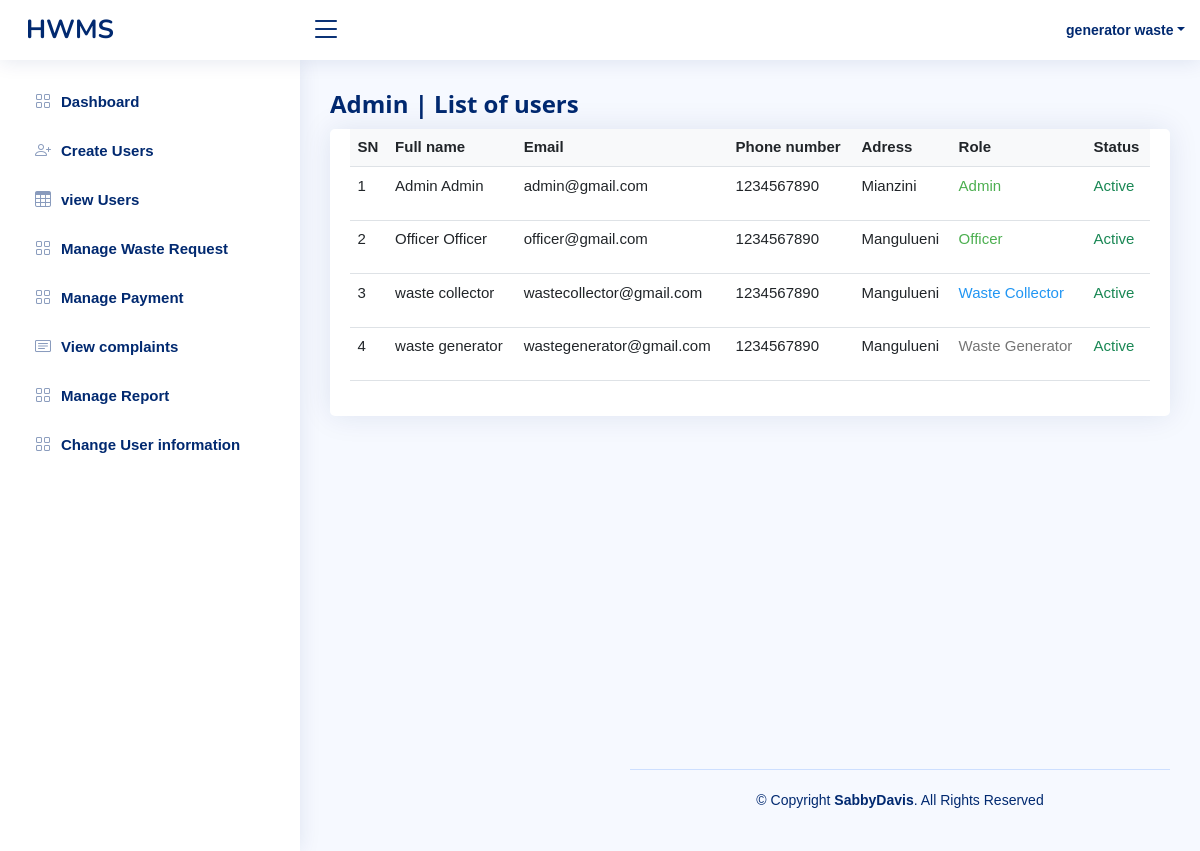
Screenshot of /admin/users.php (signed in) with the database file from the repository.
### tables this page shows
CREATE TABLE IF NOT EXISTS `users` (
  `user_id` int NOT NULL AUTO_INCREMENT,
  `fname` varchar(100) NOT NULL,
  `lname` varchar(100) NOT NULL,
  `email` varchar(100) NOT NULL,
  `password` varchar(255) NOT NULL DEFAULT '$2y$10$9nynCknZcZ/IgqjGDsIog.LIux8bWUsGW6ZMW5t.SkREPcNv5zlXi',
  `address_id` int NOT NULL,
  `contact` varchar(50) NOT NULL,
  `status` int NOT NULL DEFAULT '4',
  `role_id` int NOT NULL DEFAULT '1',
  PRIMARY KEY (`user_id`),
  KEY `role_id` (`role_id`),
  KEY `address_id` (`address_id`),
  KEY `status` (`status`)
);

CREATE TABLE IF NOT EXISTS `street` (
  `id` int NOT NULL AUTO_INCREMENT,
  `name` varchar(100) NOT NULL,
  `ward_id` int NOT NULL,
  PRIMARY KEY (`id`),
  KEY `ward_id` (`ward_id`)
);

### admin/users.php (the view, shortened to what this page needs)
<?php
require_once('../app/connection.php');
$user_id = $_SESSION['id'];
if (empty($user_id)) {
	header('location:../index.php');
} else {
	$query = "select * from users where user_id =$user_id ";
	$send = mysqli_query($con, $query);
	$rows = mysqli_fetch_assoc($send);
}
?>
<!DOCTYPE html>
<html lang="en">
<head>
	<link href="../assets/vendor/bootstrap/css/bootstrap.min.css" rel="stylesheet">
	<link href="../assets/vendor/bootstrap-icons/bootstrap-icons.css" rel="stylesheet">
	<link href="../assets/vendor/boxicons/css/boxicons.min.css" rel="stylesheet">
	<link href="../assets/vendor/quill/quill.snow.css" rel="stylesheet">
	<link href="../assets/vendor/quill/quill.bubble.css" rel="stylesheet">
	<link href="../assets/vendor/remixicon/remixicon.css" rel="stylesheet">
	<link href="../assets/vendor/simple-datatables/style.css" rel="stylesheet">
	<link href="../assets/css/style.css" rel="stylesheet">
	<link rel="stylesheet" href="../assets/css/w3.css">
</head>
<body>
	<header id="header" class="header fixed-top d-flex align-items-center">
		<div class="d-flex align-items-center justify-content-between">
			<a href="index.html" class="logo d-flex align-items-center">
				<span class="d-none d-lg-block">HWMS</span>
			</a>
			<i class="bi bi-list toggle-sidebar-btn"></i>
		</div>
		<nav class="header-nav ms-auto">
			<ul class="d-flex align-items-center">
				<li class="nav-item dropdown pe-3">
					<a class="nav-link nav-profile d-flex align-items-center pe-0" href="#" data-bs-toggle="dropdown">
						<span class="d-none d-md-block dropdown-toggle ps-2"> <?php echo $rows['lname'] . " " . $rows['fname']; ?></span>
					</a>
				</li>
			</ul>
		</nav>
	</header>
	<aside id="sidebar" class="sidebar">
	<ul class="sidebar-nav" id="sidebar-nav">
<li class="nav-item">
  <a class="nav-link collapsed" href="adminDashboard.php">
	<i class="bi bi-grid"></i>
	<span>Dashboard</span>
  </a>
</li>
<li class="nav-item">
  <a class="nav-link collapsed" href="add_user.php">
	<i class="bi bi-person-plus"></i>
	<span>Create Users</span>
  </a>
</li>
<li class="nav-item">
  <a class="nav-link collapsed" href="users.php">
	<i class="bi bi-table"></i>
	<span>view Users</span>
  </a>
</li>
<li class="nav-item">
  <a class="nav-link collapsed" href="waste_request.php">
	<i class="bi bi-grid"></i>
	<span>Manage Waste Request</span>
  </a>
</li>
<li class="nav-item">
  <a class="nav-link collapsed" href="waste_request.php">
	<i class="bi bi-grid"></i>
	<span>Manage Payment</span>
  </a>
</li>
<li class="nav-item">
  <a class="nav-link collapsed" href="complaints.php">
	<i class="bi bi-card-text"></i>
	<span>View complaints</span>
  </a>
</li>
<li class="nav-item">
  <a class="nav-link collapsed" href="status.php">
	<i class="bi bi-grid"></i>
	<span>Manage Report</span>
  </a>
</li>
<li class="nav-item">
  <a class="nav-link collapsed" href="status_change.php">
	<i class="bi bi-grid"></i>
	<span>Change User information</span>
  </a>
</li>
</ul>
	</aside>
	<main id="main" class="main">
		<div class="pagetitle">
			<h1>Admin | List of users </h1>
		</div>
		<section class="section" style="height:80vh;">
			<div class="col-md-12">
				<div class="panel panel-primary filterable ">
					<section class="section">
						<div class="row">
							<div class="col-lg-12">
								<div class="card">
									<div class="card-body">
										<table class="table datatable table-responsive">
											<?php
											$select = "SELECT * FROM users ";
											$result = mysqli_query($con, $select);
											if (mysqli_num_rows($result) > 0) {
											?>
												<thead>
													<tr class="bg-light text-dark">
														<th class="">SN</th>
														<th class=" col" colspan="2">Full name</th>
														<th class="col">Email</th>
														<th class="col">Phone number</th>
														<th class="col">Adress</th>
														<th class="col"> Role</th>
														<th class="col"> Status</th>
													</tr>
												</thead>
												<tbody>
													<?php
													$sn = 1;
													while ($user = mysqli_fetch_assoc($result)) {
														$fname = $user['fname'];
														$lname = $user['lname'];
														$email = $user['email'];
														$contact = $user['contact'];
														$address_id = $user['address_id'];
														 $select_street = "select * from street where id = $address_id";
														 $result_street= mysqli_query($con, $select_street );
														 if($row = mysqli_num_rows($result_street)){
															 while($stname=mysqli_fetch_assoc($result_street)){
																 $street_name= $stname['name'];
														     }
														 }
													?>
														<tr id="<?php echo $user['user_id']; ?>" class="id" style="text-align: ;">
															<td class="col"><?php echo $sn++; ?></td>
															<td class="col" colspan="2"><?php echo $fname . " " . $lname ?> </td>
															<td class="col"><?php echo $email ?></td>
															<td class="col"><?php echo $contact ?></td>
															<td class="col"><?php echo $street_name; ?></td>
															<td class="col">
																<?php
																if ($user['role_id'] == 1) {
																?>
																	<span class="w3-text-gray">Waste Generator</span>
																<?php
																} elseif ($user['role_id'] == 2) {
																?>
																	<span class="w3-text-blue">Waste Collector</span>
																<?php
																} elseif ($user['role_id'] == 3) {
																?>
																	<span class="w3-text-green">Officer</span>
																<?php
																} elseif ($user['role_id'] == 4) {
																?>
																	<span class="w3-text-green">Admin</span>
																<?php
																}
																?>
															</td>
															<td class="col">
																<?php
																if ($user['status'] == 4) { ?>
																	<p class='w3-text text-success'>Active</p>
																<?php } elseif($user['status'] == 5) { ?>
																	<p class='w3-text w3-text-red'>In Active</p>
																<?php }
																?>
															</td>
														</tr>
												<?php
													}
												} else {
													echo "No Records";
												}
												?>
												</tbody>
										</table>
									</div>
								</div>
							</div>
						</div>
					</section>
				</div>
			</div>
		</section>
		<footer id="footer" class="footer">
			<div class="copyright">
				&copy; Copyright <strong><span>SabbyDavis</span></strong>. All Rights Reserved
			</div>
		</footer>
</body>
</html>

### assets/css/style.css (style rules this page uses)
:root { scroll-behavior: smooth; }
body { font-family: "Open Sans", sans-serif; background: #f6f9ff; color: #444444; }
a { color: #4154f1; text-decoration: none; }
h1, h2, h3, h4, h5, h6 { font-family: "Nunito", sans-serif; }
#main { margin-top: 60px; padding: 20px 30px; transition: all 0.3s; }
.pagetitle { margin-bottom: 10px; }
.pagetitle h1 { font-size: 24px; margin-bottom: 0; font-weight: 600; color: #012970; }
.card { margin-bottom: 30px; border: none; border-radius: 5px; box-shadow: 0px 0 30px rgba(1, 41, 112, 0.1); }
.card-body { padding: 0 20px 20px 20px; }
.logo { line-height: 1; }
@media (min-width: 1200px) { .logo { width: 280px; } }
.logo span { font-size: 26px; font-weight: 700; color: #012970; font-family: "Nunito", sans-serif; }
.header { transition: all 0.5s; z-index: 997; height: 60px; box-shadow: 0px 2px 20px rgba(1, 41, 112, 0.1); background-color: #fff; padding-left: 20px; }
.header .toggle-sidebar-btn { font-size: 32px; padding-left: 10px; cursor: pointer; color: #012970; }
.header-nav ul { list-style: none; }
.header-nav>ul { margin: 0; padding: 0; }
.header-nav .nav-profile { color: #012970; }
.header-nav .nav-profile span { font-size: 14px; font-weight: 600; }
.sidebar { position: fixed; top: 60px; left: 0; bottom: 0; width: 300px; z-index: 996; transition: all 0.3s; padding: 20px; overflow-y: auto; scrollbar-width: thin; scrollbar-color: #aab7cf transparent; box-shadow: 0px 0px 20px rgba(1, 41, 112, 0.1); background-color: #fff; }
@media (min-width: 1200px) { #main, #footer { margin-left: 300px; } }
.sidebar-nav { padding: 0; margin: 0; list-style: none; }
.sidebar-nav li { padding: 0; margin: 0; list-style: none; }
.sidebar-nav .nav-item { margin-bottom: 5px; }
.sidebar-nav .nav-link { display: flex; align-items: center; font-size: 15px; font-weight: 600; color: #4154f1; transition: 0.3; background: #f6f9ff; padding: 10px 15px; border-radius: 4px; }
.sidebar-nav .nav-link i { font-size: 16px; margin-right: 10px; color: #4154f1; }
.sidebar-nav .nav-link.collapsed { color: #012970; background: #fff; }
.sidebar-nav .nav-link.collapsed i { color: #899bbd; }
.footer { padding: 20px 0; font-size: 14px; transition: all 0.3s; border-top: 1px solid #cddfff; }
.footer .copyright { text-align: center; color: #012970; }

### assets/css/w3.css (style rules this page uses)
*,*:before,*:after { box-sizing:inherit }
html { -ms-text-size-adjust:100%;-webkit-text-size-adjust:100% }
body { margin:0 }
article,aside,details,figcaption,figure,footer,header,main,menu,nav,section { display:block }
a { background-color:transparent }
b,strong { font-weight:bolder }
html,body { font-family:Verdana,sans-serif;font-size:15px;line-height:1.5 }
html { overflow-x:hidden }
h1 { font-size:36px }
h1,h2,h3,h4,h5,h6 { font-family:"Segoe UI",Arial,sans-serif;font-weight:400;margin:10px 0 }
a { color:inherit }
.w3-main,#main { transition:margin-left .4s }
.w3-text-blue,.w3-hover-text-blue:hover { color:#2196F3!important }
.w3-text-green,.w3-hover-text-green:hover { color:#4CAF50!important }
.w3-text-grey,.w3-hover-text-grey:hover,.w3-text-gray,.w3-hover-text-gray:hover { color:#757575!important }

### rows the page displays
users: lname "generator", fname "waste", email "wastegenerator@gmail.com", contact "1234567890", address.name "Mangulueni", shows "Waste Generator", shows "Active"
users: fname "Admin", lname "Admin", email "admin@gmail.com", contact "1234567890", address.name "Mianzini", shows "Active"
users: fname "Officer", lname "Officer", email "officer@gmail.com", contact "1234567890", address.name "Mangulueni", shows "Active"
users: fname "waste", lname "collector", email "wastecollector@gmail.com", contact "1234567890", address.name "Mangulueni", shows "Waste Collector", shows "Active"
